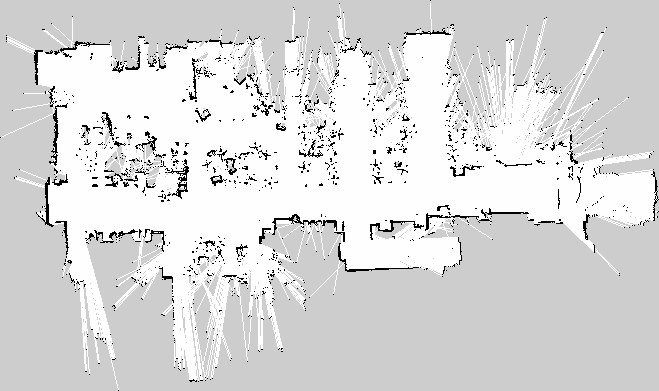
#> input picture robotics/catkin_ws/src/second_project/map/map3_cropped.pgm, 659 x 391 px
$ python filter_map.py
#> lines starting #> are read from the running program, lines starting #| are printed output that depends on the picture
#!/usr/bin/env python3
import rospy
import cv2
import numpy as np
import os

def filter_map():
    # Percorsi relativi (usa il nome della tua mappa)
    original_map_path = os.path.join(os.path.dirname(__file__), '../map/map3_cropped.pgm')
    output_dir = os.path.join(os.path.dirname(__file__), '../map')

    # Carica la mappa mantenendo le sfumature di grigio
    map_img = cv2.imread(original_map_path, cv2.IMREAD_GRAYSCALE)
#> map_img is the input picture: shape (391, 659); min 0, max 254, mean 217.9
    if map_img is None:
        rospy.logerr("Mappa non trovata in: %s", original_map_path)
        return

    # 1. Filtro per rimuovere pixel isolati (salt-pepper noise)
    kernel = np.ones((5, 5), np.uint8)

    # Apertura morfologica SOLO per aree bianche (ostacoli isolati)
    _, white_mask = cv2.threshold(map_img, 254, 255, cv2.THRESH_BINARY)
#> white_mask: shape (391, 659); every value is 0
    cleaned_white = cv2.morphologyEx(white_mask, cv2.MORPH_OPEN, kernel)

    # Apertura morfologica SOLO per aree nere (spazi liberi isolati)
    _, black_mask = cv2.threshold(map_img, 1, 255, cv2.THRESH_BINARY_INV)
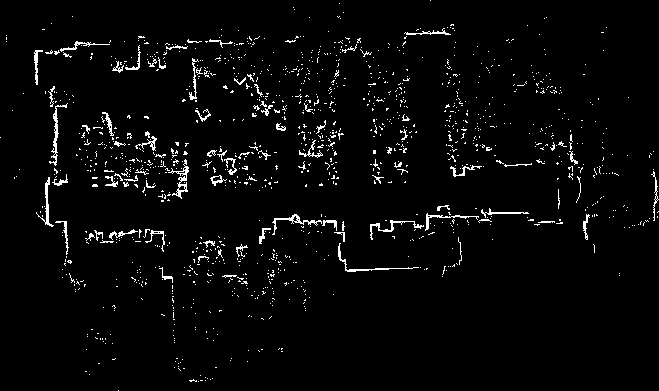
#> black_mask: shape (391, 659); 3.2% white in thin lines or dots
    cleaned_black = cv2.morphologyEx(black_mask, cv2.MORPH_OPEN, kernel)

    # 2. Ricostruzione della mappa preservando i grigi
    # Maschera delle aree modificate
    modified_areas = cv2.bitwise_or(cleaned_white, cleaned_black)

    # Aree bianche pulite
    final_white = np.where(cleaned_white == 255, 255, map_img)

    # Aree nere pulite
    final_map = np.where(cleaned_black == 255, 0, final_white)

    # 3. Salva la mappa filtrata
    output_path = os.path.join(output_dir, "map3_filtered.pgm")
    cv2.imwrite(output_path, final_map)
    rospy.loginfo(f"Mappa filtrata (con grigi) salvata in: {output_path}")
#> (this line was passed over: rospy is not available in this run)

if __name__ == "__main__":
    rospy.init_node("map_filter")
    filter_map()
